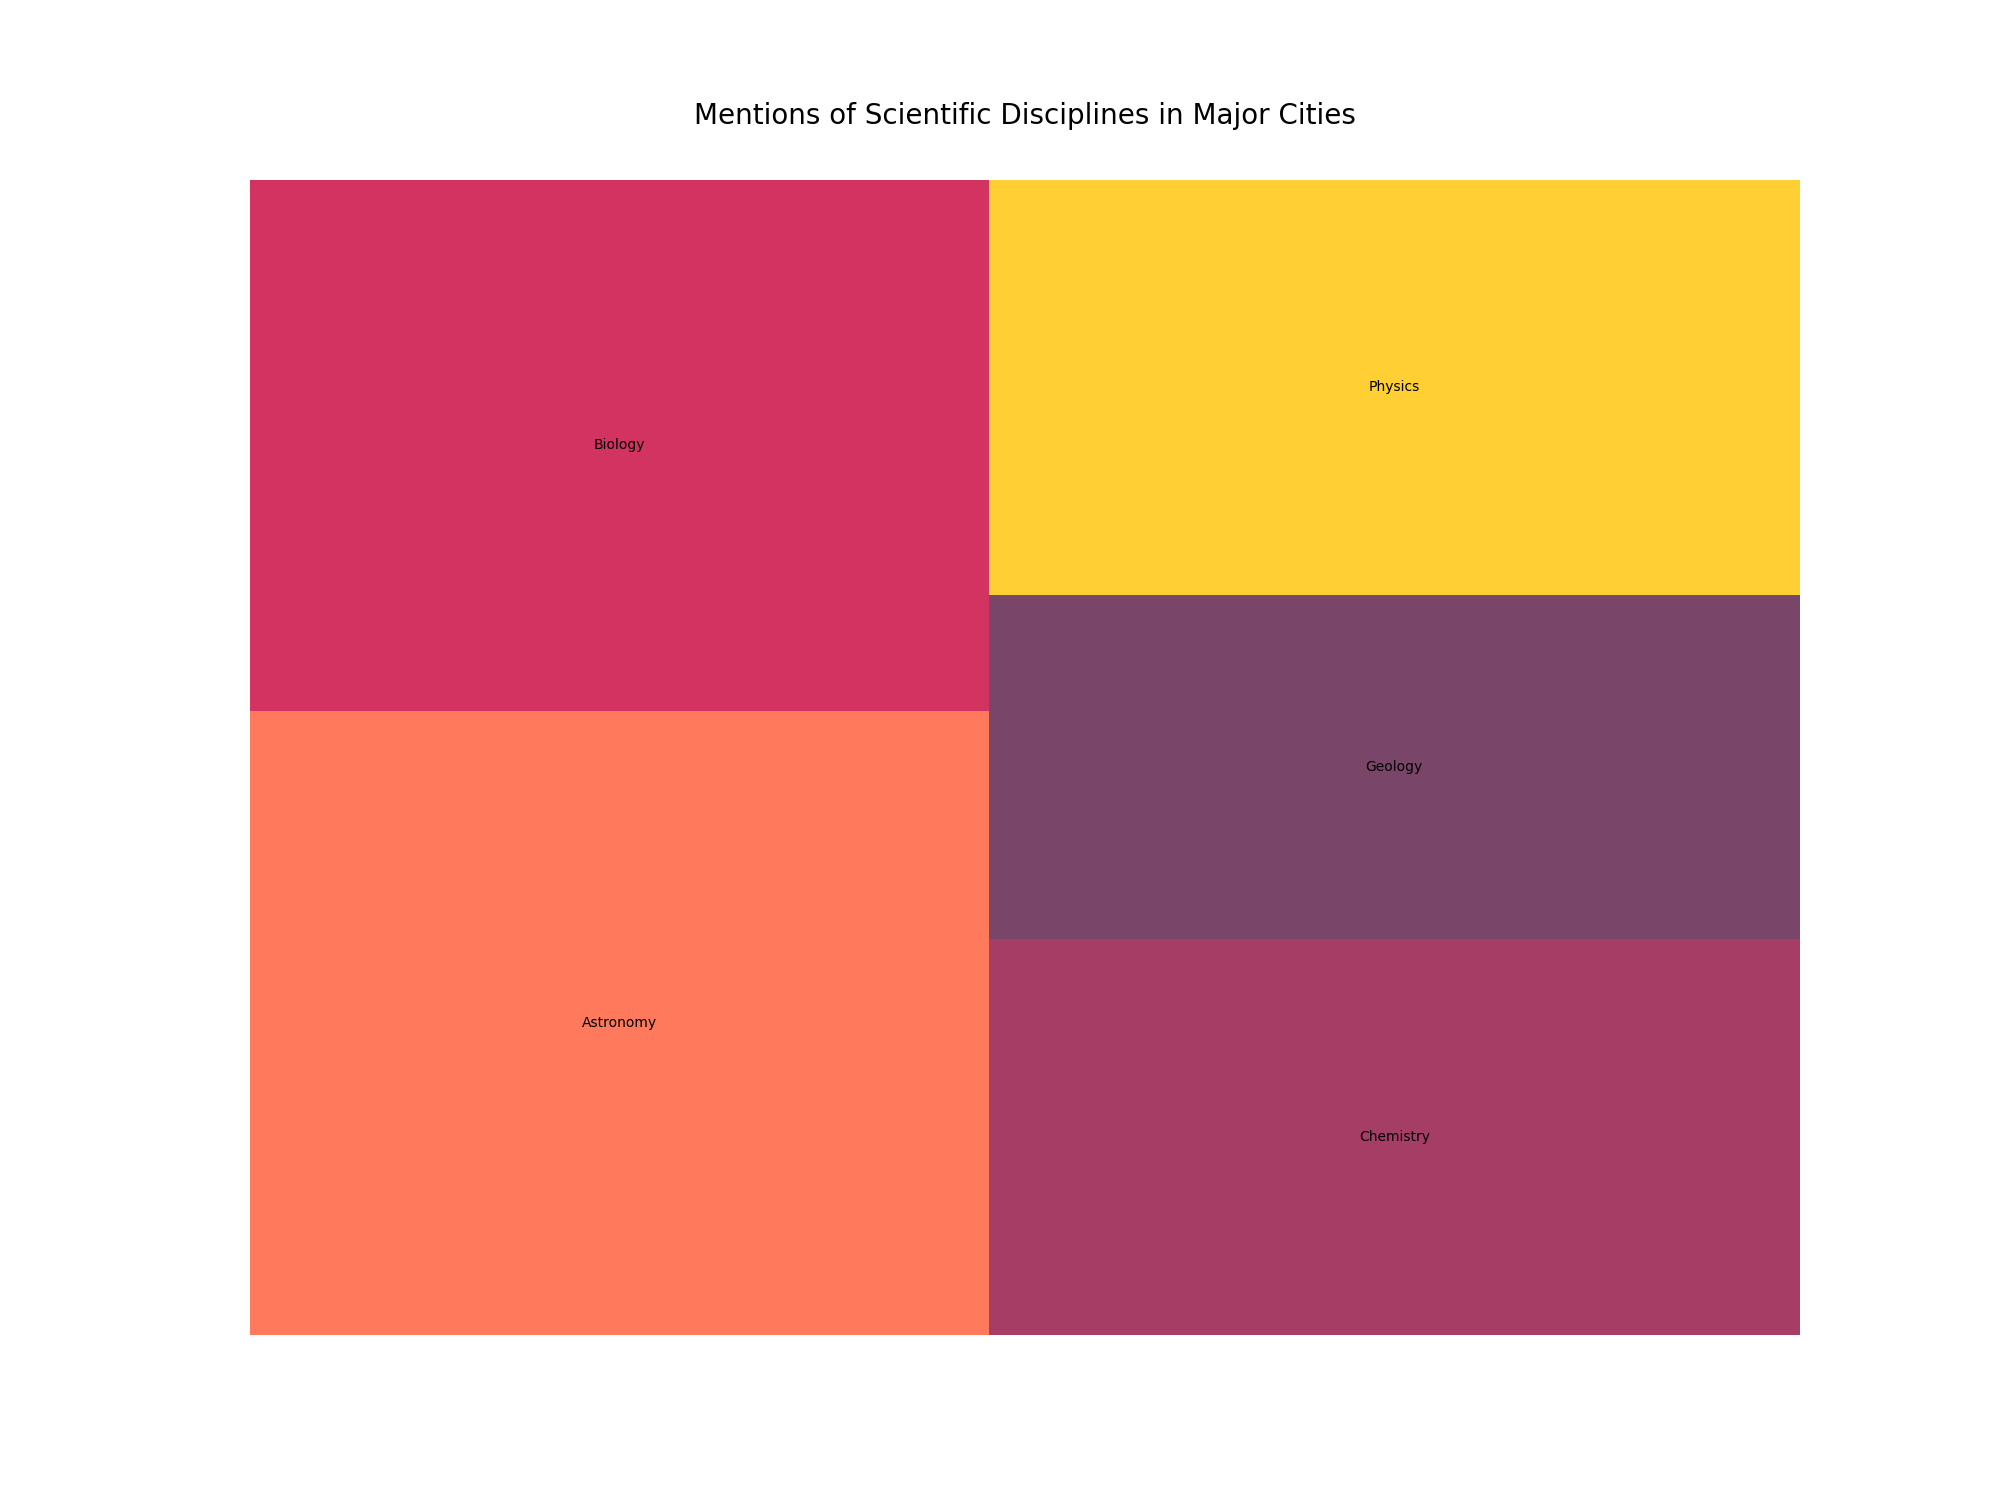

Recreate this plot in Python.

import matplotlib.pyplot as plt
import pandas as pd
import squarify

# Data: Mentions of various scientific disciplines in different cities
data = {
    "City": ["New York", "New York", "New York", "New York", "New York", 
             "San Francisco", "San Francisco", "San Francisco", "San Francisco", "San Francisco",
             "Seattle", "Seattle", "Seattle", "Seattle", "Seattle", 
             "Austin", "Austin", "Austin", "Austin", "Austin", 
             "Boston", "Boston", "Boston", "Boston", "Boston", 
             "Chicago", "Chicago", "Chicago", "Chicago", "Chicago", 
             "Miami", "Miami", "Miami", "Miami", "Miami", 
             "Los Angeles", "Los Angeles", "Los Angeles", "Los Angeles", "Los Angeles"],
    "Category": ["Astronomy", "Biology", "Chemistry", "Physics", "Geology", 
                 "Astronomy", "Biology", "Chemistry", "Physics", "Geology", 
                 "Astronomy", "Biology", "Chemistry", "Physics", "Geology", 
                 "Astronomy", "Biology", "Chemistry", "Physics", "Geology", 
                 "Astronomy", "Biology", "Chemistry", "Physics", "Geology", 
                 "Astronomy", "Biology", "Chemistry", "Physics", "Geology", 
                 "Astronomy", "Biology", "Chemistry", "Physics", "Geology", 
                 "Astronomy", "Biology", "Chemistry", "Physics", "Geology"],
    "Number of Mentions": [350, 270, 180, 220, 160, 
                           320, 290, 200, 250, 180, 
                           300, 260, 190, 230, 170, 
                           310, 240, 210, 200, 190, 
                           280, 250, 220, 210, 180, 
                           290, 240, 230, 220, 200, 
                           260, 230, 210, 200, 170, 
                           300, 270, 240, 230, 210]
}

# Create a DataFrame
df = pd.DataFrame(data)

# Group data by Category
grouped_data = df.groupby("Category").sum().reset_index()

# Define color list
colors = ["#FF5733", "#C70039", "#900C3F", "#581845", "#FFC300", "#FF5733", "#C70039", "#900C3F", 
          "#581845", "#FFC300", "#FF5733", "#C70039", "#900C3F", "#581845", "#FFC300", "#FF5733", 
          "#C70039", "#900C3F", "#581845", "#FFC300", "#FF5733", "#C70039", "#900C3F", "#581845", 
          "#FFC300"]

# Plot
plt.figure(figsize=(20, 15))
squarify.plot(sizes=grouped_data['Number of Mentions'], label=grouped_data['Category'], alpha=0.8, color=colors)
plt.title('Mentions of Scientific Disciplines in Major Cities', fontsize=20, pad=40)
plt.axis('off')
plt.show()
